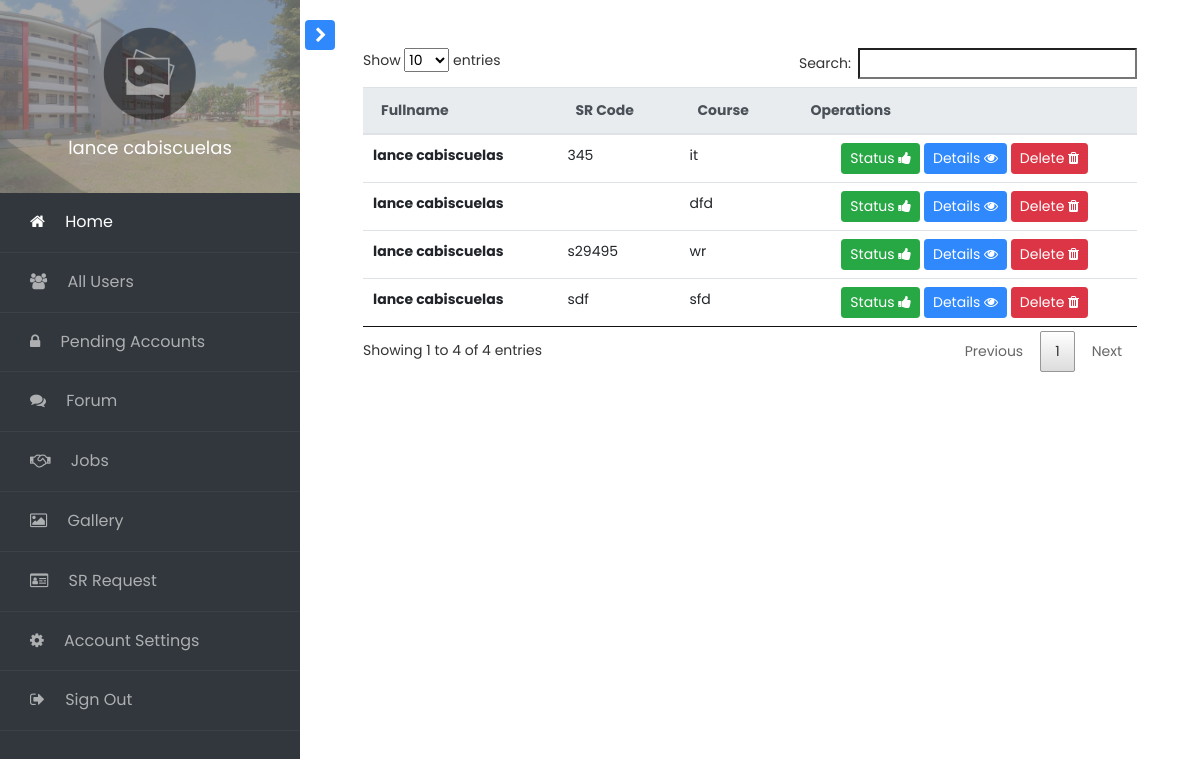
Page /access/admin/index.php?page=pendingusers (signed in) on the earlier database version.
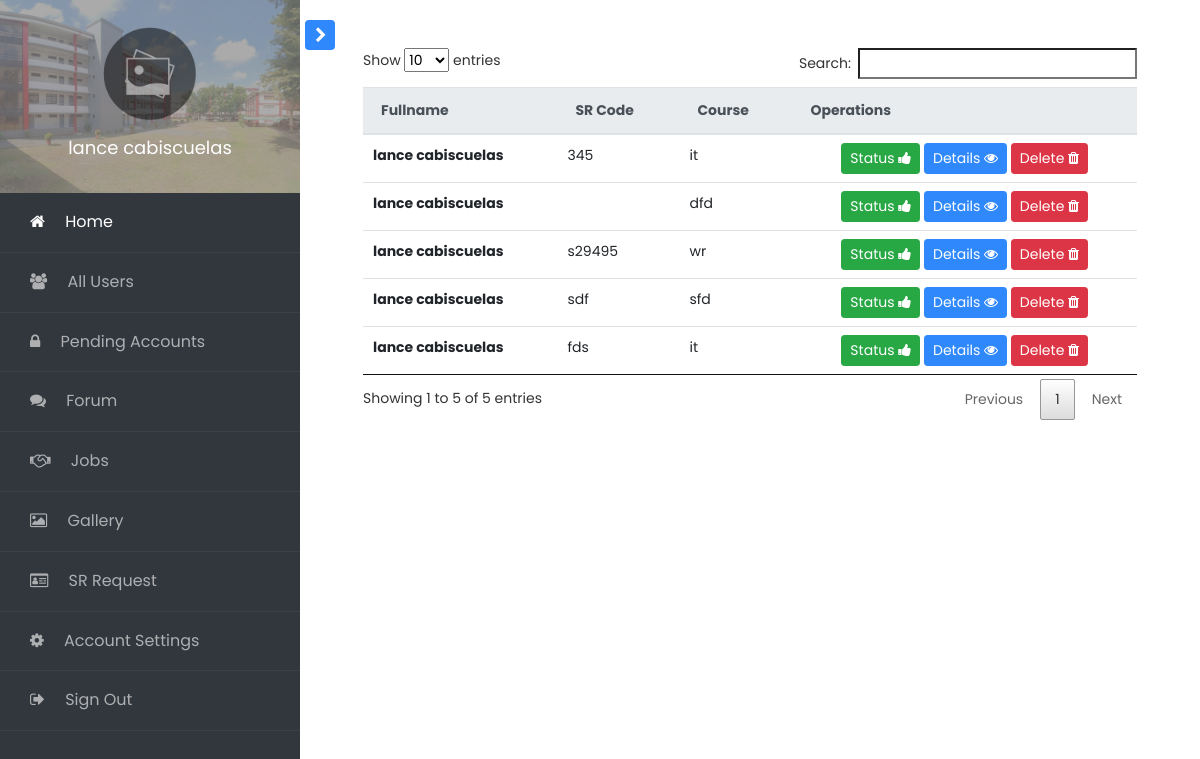
Same page on the later database version.
### tables this page shows
CREATE TABLE `user_information` (
  `id` int(11) NOT NULL,
  `name` varchar(40) NOT NULL,
  `lastname` varchar(50) NOT NULL,
  `middle_name` varchar(50) NOT NULL,
  `email_address` varchar(100) NOT NULL,
  `department` varchar(50) NOT NULL,
  `mobile_number` varchar(40) NOT NULL,
  `course` varchar(100) NOT NULL,
  `sr_code` varchar(50) NOT NULL,
  `account_password` varchar(100) NOT NULL,
  `account_status` varchar(40) NOT NULL,
  `employment_status` varchar(40) NOT NULL,
  `profile_pic` varchar(100) NOT NULL,
  `date_register` varchar(40) NOT NULL
);

### methods/mysqliConnection.php (called while the page is built, shortened)
<?php
class Database{
	public function __construct(){
		$this->conn = mysqli_connect("localhost", "root", "", "bsu_alumni");
	}
}
?>

### methods/PDOConnection.php (called while the page is built, shortened)
<?php
class Connect{
    public $host = "localhost";
    public $user = "root";
    public $password = "";
    public $dbname = "bsu_alumni";
	public function __construct(){
        $dsn = "mysql:host=$this->host;dbname=$this->dbname;";
        $this->connection = new PDO($dsn, $this->user, $this->password);
	}
}
?>

### methods/globalmethods.php (called while the page is built, shortened)
<?php
include 'PDOConnection.php';
class DataOperation extends Connect{
	function getFullname($id) {
		$sql = "SELECT * FROM user_information where id = $id";
		$query = $this->connection->query($sql);
		$row = $query->fetch();
		return $row->name. " " .$row->lastname;
	}
}
?>

### access/admin/pages/pendingusers.php (the view, shortened to what this page needs)
<?php
$sql = $database->conn->query("SELECT * FROM user_information where account_status = 'user'");
?>
<div class="container">
  <table class="table" id="pending_user">
    <thead class="thead-light">
      <tr>
        <th scope="col">Fullname</th>
        <th scope="col">SR Code</th>
        <th scope="col">Course</th>
        <th scope="col">Operations</th>
      </tr>
    </thead>
    <tbody>
      <?php while($row = $sql->fetch_array()): ?>
          <tr>
          <th scope="row" id="<?php echo"pending_".$row['id'];  ?>"><?php echo $row["name"]. " " .$row["lastname"]; ?></th>
          <td><?php echo $row["sr_code"]; ?></td>
          <td><?php echo $row["course"]; ?></td>
          <td class="text-center">
              <button type="button" class="btn btn-success btn-sm" onclick="modalOpenForAccountUpdate(<?php echo $row['id']; ?>)">
               Status <i class="fa fa-thumbs-up" aria-hidden="true"></i>
              </button>
              <button class="btn btn-primary btn-sm" onclick="account_information(<?php echo $row['id']; ?>)">Details <i class="fa fa-eye" aria-hidden="true"></i></button>
              <button class="btn btn-danger btn-sm" onclick="delete_pending(<?php echo $row['id']; ?>)">Delete <i class="fa fa-trash" aria-hidden="true"></i></button>
          </td>
          </tr>
      <?php endwhile; ?>
    </tbody>
  </table>
</div>

### access/admin/index.php (shortened to what this page needs)
<?php
include "./../../methods/globalmethods.php";
include "./../../methods/mysqliConnection.php";
$meth = new DataOperation;
$database = new Database;
$query = 'SELECT profile_pic FROM user_information WHERE id = '.$_SESSION['id'] .'';
$stmt = $database->conn->query($query);
$profile_pic = $stmt->fetch_assoc();
?>
<!doctype html>
<html lang="en">
  <head>
		<link rel="stylesheet" href="https://stackpath.bootstrapcdn.com/font-awesome/4.7.0/css/font-awesome.min.css">
		<link rel="stylesheet" href="css/style.css">
    <link rel="stylesheet" href="./../../plugins/datatables/datatables.min.css">
    <link rel="stylesheet" href="css/admin.css">
  </head>
  <body>
		<div class="wrapper d-flex align-items-stretch">
			<nav id="sidebar">
				<div class="custom-menu">
					<button type="button" id="sidebarCollapse" class="btn btn-primary">
	        </button>
        </div>
	  		<div class="img bg-wrap text-center py-4" style="background-image: url(images/bg4-1.jpg);">
	  			<div class="user-logo">
	  				<div class="img" style="background-image: url(<?php echo($profile_pic['profile_pic'] == '') ?  './profile_pic/default.png' : './profile_pic/'.$profile_pic['profile_pic']; ?>);"></div>
	  				<h3><?php echo $meth->getFullname($_SESSION["id"]); ?></h3>
	  			</div>
	  		</div>
        <ul class="list-unstyled components mb-5">
          <li class="active">
            <a href="./"><span class="fa fa-home mr-3"></span> Home</a>
          </li>
          <li>
            <a href="index.php?page=allusers"><span class="fa fa-users mr-3"></span> All Users</a>
          </li>
          <li>
            <a href="index.php?page=pendingusers"><span class="fa fa-lock mr-3"></span> Pending Accounts</a>
          </li>
          <li>
            <a href="index.php?page=forum"><span class="fa fa-comments mr-3"></span> Forum</a>
          </li>
          <li>
            <a href="index.php?page=jobs"><span class="fa fa-handshake-o mr-3"></span> Jobs</a>
          </li>
          <li>
            <a href="index.php?page=gallery"><span class="fa fa-picture-o mr-3"></span> Gallery</a>
          </li>
          <li>
            <a href="index.php?page=srrequest"><span class="fa fa-id-card-o mr-3"></span> SR Request</a>
          </li>
          <li>
            <a href="index.php?page=settings"><span class="fa fa-cog mr-3"></span> Account Settings</a>
          </li>
          <li>
            <a href="./../../methods/logout.php"><span class="fa fa-sign-out mr-3"></span> Sign Out</a>
          </li>
        </ul>
    	</nav>
      <div id="content" class="p-4 p-md-5 pt-5">
        <?php
        if (isset($_GET['page'])) {
            $page = $_GET['page'];
            $display = "pages/".$page.'.php';
            include($display);
        }else{
            $page = 'home';
            $display = "pages/".$page.'.php';
            include($display);
        }
      ?>
      </div>
		</div>
  </body>
</html>

Differences in the rows shown:
added user_information: name "lance", lastname "cabiscuelas", sr_code "fds", course "it"
Other differences:
text written by a page script: "Show entries Search: Showing 1 to 4 of 4 entries Previous 1 Next" → "Show entries Search: Showing 1 to 5 of 5 entries Previous 1 Next"
